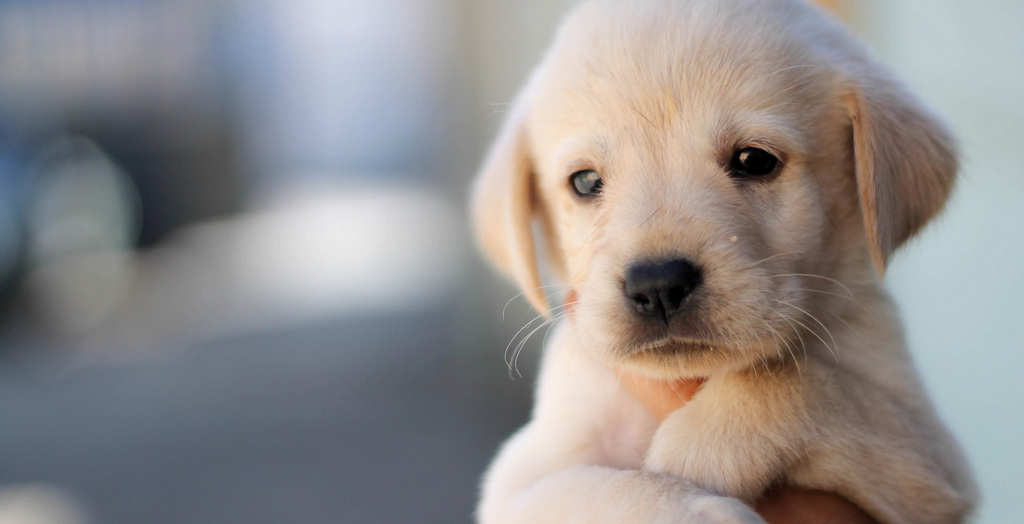
#> input picture comVision/dog_img.bmp, 1024 x 524 px
$ python img_create.py
#> lines starting #> are read from the running program, lines starting #| are printed output that depends on the picture; after the words box and inside, x2 and y2 are one past the last pixel; in counts of white or black regions, pixels touching at a corner belong together
import numpy as np
import cv2


# [29 lines of commented-out code are left out]
img1 = cv2.imread('./dog_img.bmp')
#> img1 is the input picture: shape (524, 1024, 3); mean B, G, R 141.4, 142, 145.4

img2 = img1[40:120, 10:150] # numpy.ndarray라서 슬라이싱 가능
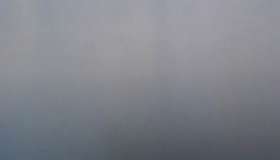
#> img2: shape (80, 140, 3) (shown 2 times larger); mean B, G, R 138.5, 131.1, 128
img3 = img2.copy()

# img1[:,:] = (0,255,255)
# img2.fill(0) # 잘라온 영상에 값을 채웠을 때 원본에도 값이 채워진다.

cv2.circle(img2, (20,20), 10, (0,0,255), 2)
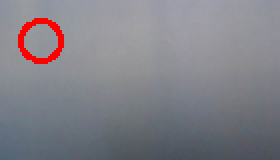
#> img2: shape (80, 140, 3) (shown 2 times larger); 1.73% of pixels changed, all inside (x1, y1, x2, y2) = (9, 9, 32, 32)

cv2.imshow('img1', img1)
cv2.imshow('img2', img2)
cv2.imshow('img3', img3)
cv2.waitKey()
